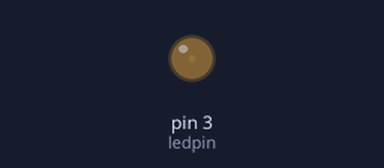
Bench run of a sketch on a simulated Arduino Uno, built with avr-gcc and run on an emulated ATmega328P. Shown: output pins drawn as LEDs (lit = HIGH).

Above: at 0.05 s.
At 1.15 s:
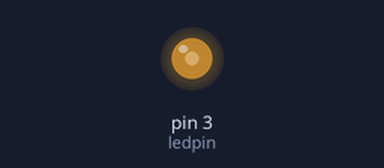
At 2.3 s:
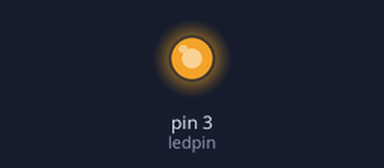
At 4.55 s:
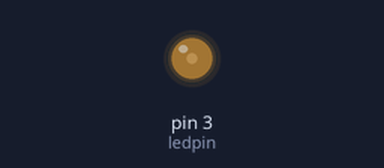
Timing chart, 0 to 6.6 s (numbered marks = the images above):
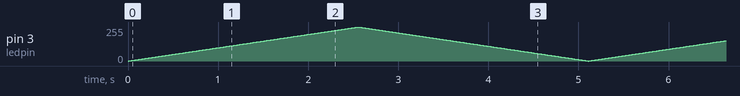

The sketch:

Analog_write.ino
```cpp
int ledpin = 3;

void setup() {
  // put your setup code here, to run once:

}

void loop() {
  // put your main code here, to run repeatedly:
  for (int i =0; i<255; i++){
    analogWrite(ledpin,i);
    delay(10);
  }
  for (int i =255; i>0; i--){
    analogWrite(ledpin,i);
    delay(10);
  }
}
```
